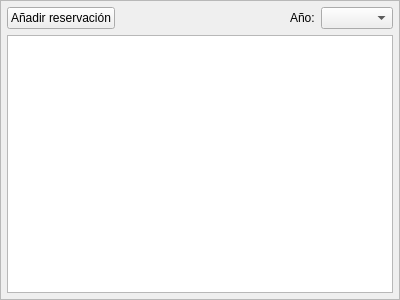
<?xml version="1.0" encoding="UTF-8"?>
<ui version="4.0">
 <class>FrameDorms</class>
 <widget class="QFrame" name="FrameDorms">
  <property name="geometry">
   <rect>
    <x>0</x>
    <y>0</y>
    <width>400</width>
    <height>300</height>
   </rect>
  </property>
  <property name="windowTitle">
   <string>Frame</string>
  </property>
  <property name="frameShape">
   <enum>QFrame::StyledPanel</enum>
  </property>
  <property name="frameShadow">
   <enum>QFrame::Raised</enum>
  </property>
  <layout class="QVBoxLayout" name="verticalLayout">
   <property name="spacing">
    <number>0</number>
   </property>
   <property name="leftMargin">
    <number>6</number>
   </property>
   <property name="topMargin">
    <number>0</number>
   </property>
   <property name="rightMargin">
    <number>6</number>
   </property>
   <property name="bottomMargin">
    <number>6</number>
   </property>
   <item>
    <widget class="QFrame" name="frame">
     <property name="frameShape">
      <enum>QFrame::NoFrame</enum>
     </property>
     <property name="frameShadow">
      <enum>QFrame::Raised</enum>
     </property>
     <layout class="QHBoxLayout" name="horizontalLayout">
      <property name="spacing">
       <number>6</number>
      </property>
      <property name="leftMargin">
       <number>0</number>
      </property>
      <property name="topMargin">
       <number>6</number>
      </property>
      <property name="rightMargin">
       <number>0</number>
      </property>
      <property name="bottomMargin">
       <number>6</number>
      </property>
      <item>
       <widget class="QPushButton" name="buttonAdd">
        <property name="text">
         <string>Añadir reservación</string>
        </property>
        <property name="icon">
         <iconset resource="../../res/default.qrc">
          <normaloff>:/imgs/add.svg</normaloff>:/imgs/add.svg</iconset>
        </property>
       </widget>
      </item>
      <item>
       <spacer name="horizontalSpacer">
        <property name="orientation">
         <enum>Qt::Horizontal</enum>
        </property>
        <property name="sizeHint" stdset="0">
         <size>
          <width>40</width>
          <height>20</height>
         </size>
        </property>
       </spacer>
      </item>
      <item>
       <widget class="QLabel" name="label">
        <property name="text">
         <string>Año:</string>
        </property>
       </widget>
      </item>
      <item>
       <widget class="QComboBox" name="comboYear">
        <property name="currentIndex">
         <number>-1</number>
        </property>
       </widget>
      </item>
     </layout>
    </widget>
   </item>
   <item>
    <widget class="QTableWidget" name="table">
     <property name="contextMenuPolicy">
      <enum>Qt::CustomContextMenu</enum>
     </property>
     <property name="editTriggers">
      <set>QAbstractItemView::NoEditTriggers</set>
     </property>
     <property name="selectionMode">
      <enum>QAbstractItemView::SingleSelection</enum>
     </property>
     <attribute name="verticalHeaderCascadingSectionResizes">
      <bool>false</bool>
     </attribute>
    </widget>
   </item>
  </layout>
 </widget>
 <resources>
  <include location="../../res/default.qrc"/>
 </resources>
 <connections>
  <connection>
   <sender>comboYear</sender>
   <signal>currentIndexChanged(int)</signal>
   <receiver>FrameDorms</receiver>
   <slot>requestRefresh()</slot>
   <hints>
    <hint type="sourcelabel">
     <x>340</x>
     <y>20</y>
    </hint>
    <hint type="destinationlabel">
     <x>199</x>
     <y>149</y>
    </hint>
   </hints>
  </connection>
 </connections>
 <slots>
  <slot>requestRefresh()</slot>
 </slots>
</ui>
